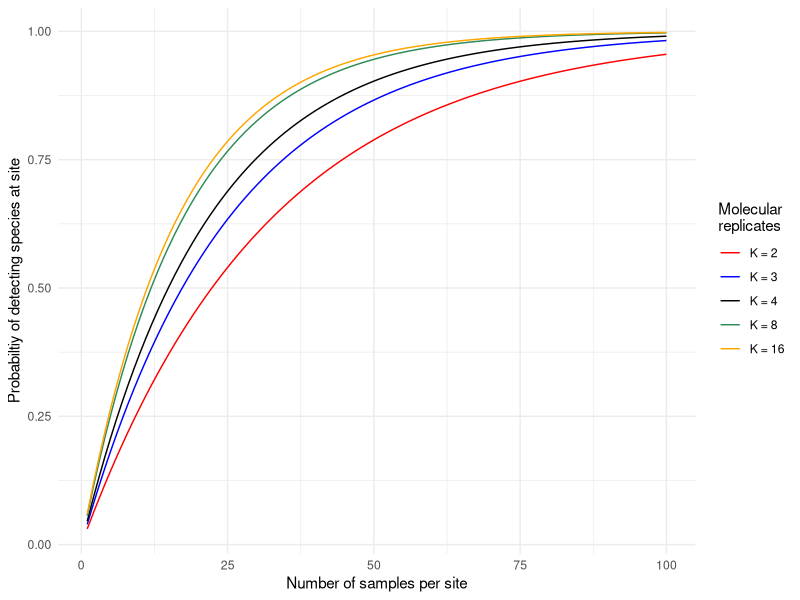
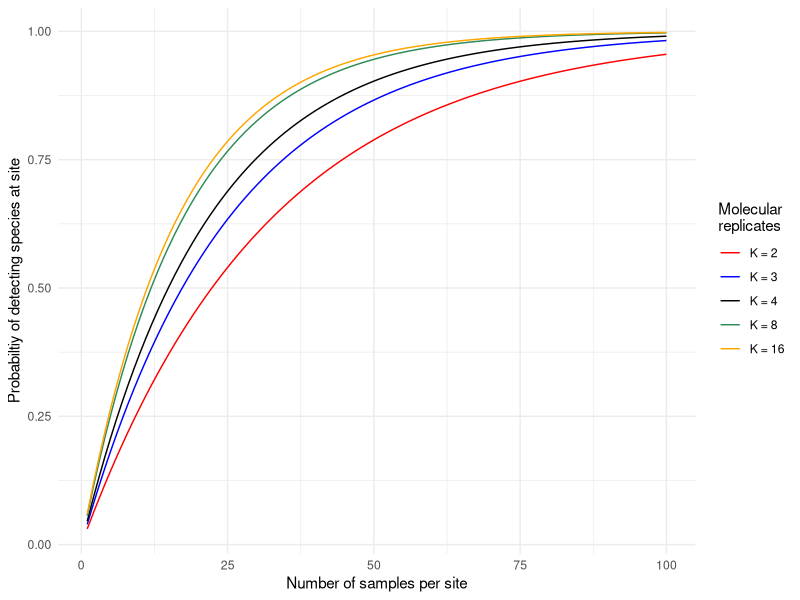
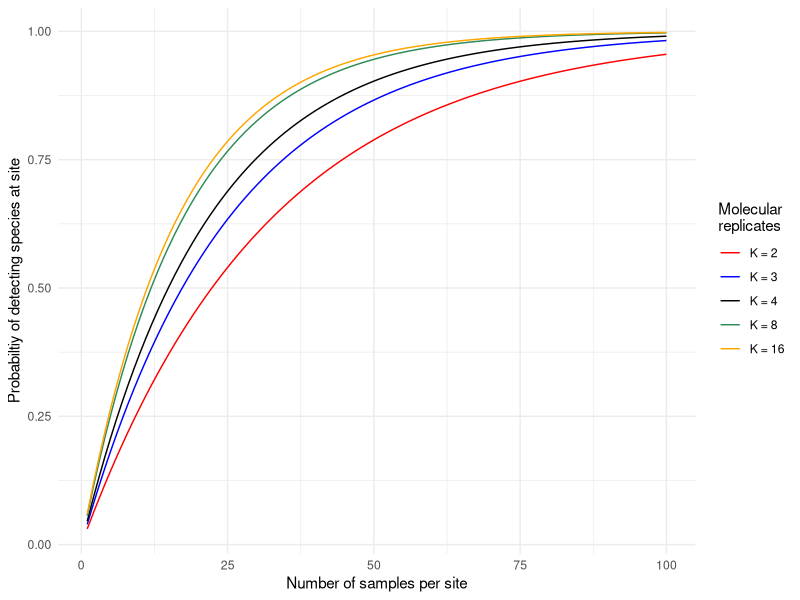

Recreate these plots in R, in order. (Note: a time limit stopped this script after it produced the figures.)
## ---- chunk 1
knitr::opts_chunk$set(echo = TRUE)
assign("depthtrigger", 10, data.table:::.global)
## ---- chunk 2
comb = function(n, r){ factorial(n)/(factorial(r) * factorial(n -r ))}

sampleDetectionOne <- function(
	J = 50,
	K = 8,
	theta = 0.06,
	pDetection  = 0.3
	
	){
  
    jIndx = J:0
	prob = 	sum(comb( J, jIndx) *  (1 - theta) ^ jIndx * (theta * (1 - pDetection)^K )  ^ rev(jIndx))
	return(1 - prob)
	}
## ---- chunk 3
library(data.table)
results <- data.table(expand.grid(J = 1:100,
							theta = c(0.06, 0.24, 0.42, 0.75), 
							pDetection = c(0.3, 0.35, 0.4, 0.75),
							K = c(2, 3, 4, 8, 16)))

for(index in 1:nrow(results)){
  results[ index, ProbDetect :=
	  sampleDetectionOne(J = J, K = K, theta = theta, pDetection = pDetection)]
}
results[ , thetaPlot := factor(paste0("theta = ", theta))]
results[ , pDetectionPlot := factor(paste0("p = ", pDetection))]
results[ , KPlot := factor(paste0("K = ", K))]
## ---- chunk 4
library(ggplot2)
results[ , KPlot := factor(KPlot,
                           levels = levels(results$KPlot)[
                             order(as.numeric(gsub("K = ", "",
                                                   levels(results$KPlot))))])]

detectOne <- ggplot(data = results[ theta == 0.06 & pDetection == 0.3,], aes(x = J, y = ProbDetect, color = KPlot)) +
	geom_line() +
	theme_minimal() +
	ylab("Probabiltiy of detecting species at site") +
	xlab("Number of samples per site") +
  scale_color_manual("Molecular\nreplicates",
                     values = c("red", "blue", "black", "seagreen", "orange"))
print(detectOne)
ggsave(filename = "detectingOneP3T06.pdf", detectOne, width = 6, height = 4)
ggsave(filename = "detectingOneP3T06.jpg", detectOne, width = 6, height = 4)

## ---- chunk 5
samplesDetect <- function(
	nSims = 2,
	J = c(10, 100),
	theta = c(0.06, 0.42),
	K = 8,
	pDetection = c(0.3, 0.4)){
		results <- data.table(expand.grid(simulation = 1:nSims,
					   J = J, theta = theta,
					   K = K, pDetection = pDetection))
	for(index in 1:dim(results)[1]){
		results[ index, nPositive :=
			length(which(
				rbinom(n = length(which(rbinom( n = J, size = 1, prob = theta) >0)),
					   size = K, prob = pDetection) > 0))]
		}
	results[ , pPositive := nPositive/J]
	results[ , Samples := factor(paste0("J = ", J))]
	results[ , SamplesPlot  := factor(J)]

	results[ , thetaPlot := factor(paste0("theta = ", theta))]
  results[ , thetaPlot2 := factor( theta)]

  results[ , pDetectionPlot := factor(paste0("p = ", pDetection))]

	factorOrder <- order(as.numeric(gsub("J = ", "", 
	                                     levels(results$Samples))), 
	                     decreasing = FALSE)
  results[ , Samples := factor(Samples, levels = levels(Samples)[factorOrder]) ]

  results[ , KPlot := paste0("K = ", K)]
  KOrder <- unique(results$KPlot)[
    order(as.numeric(gsub("K = ", "",
                          unique(results$KPlot))), 
          decreasing = FALSE)]
  results[ , KPlot := factor( KPlot, levels = KOrder)]

  results[ , KPlot2 := factor(gsub("K = ", "", KPlot))]
  KOrder2 <- unique(results$KPlot2)[order(as.numeric(unique(results$KPlot)), decreasing = FALSE)]
  results[ , KPlot2 := factor( KPlot2, levels = KOrder2)]

	return(results)
}

sampleResults <- samplesDetect(nSims = 4000,
                               theta = c(0.06, 0.24, 0.42, 0.76),
                               pDetection = c(0.15, 0.75),
                               J = c(5, 100),
                               K = c(2, 3, 4, 8, 16))


compareSites <- ggplot(sampleResults, aes(x = KPlot2, y = pPositive, fill = thetaPlot)) +
	geom_boxplot(outlier.size = 0.5) +
	facet_grid(  Samples ~  pDetectionPlot ) +
  theme_minimal() +
	ylab(expression(over("Number of simulated positive samples",
	                     "Total number of simulated samples"))) +
  xlab("Number of molecular replicates") +
  scale_fill_manual(expression("Generating "*theta),
                    values = c("red", "blue", "black", "seagreen", "orange"))
print(compareSites)
ggsave(filename = "compareSitesPoster.pdf", compareSites, width = 6, height = 4)
ggsave(filename = "compareSitesPoster.jpg", compareSites, width = 6, height = 4)
